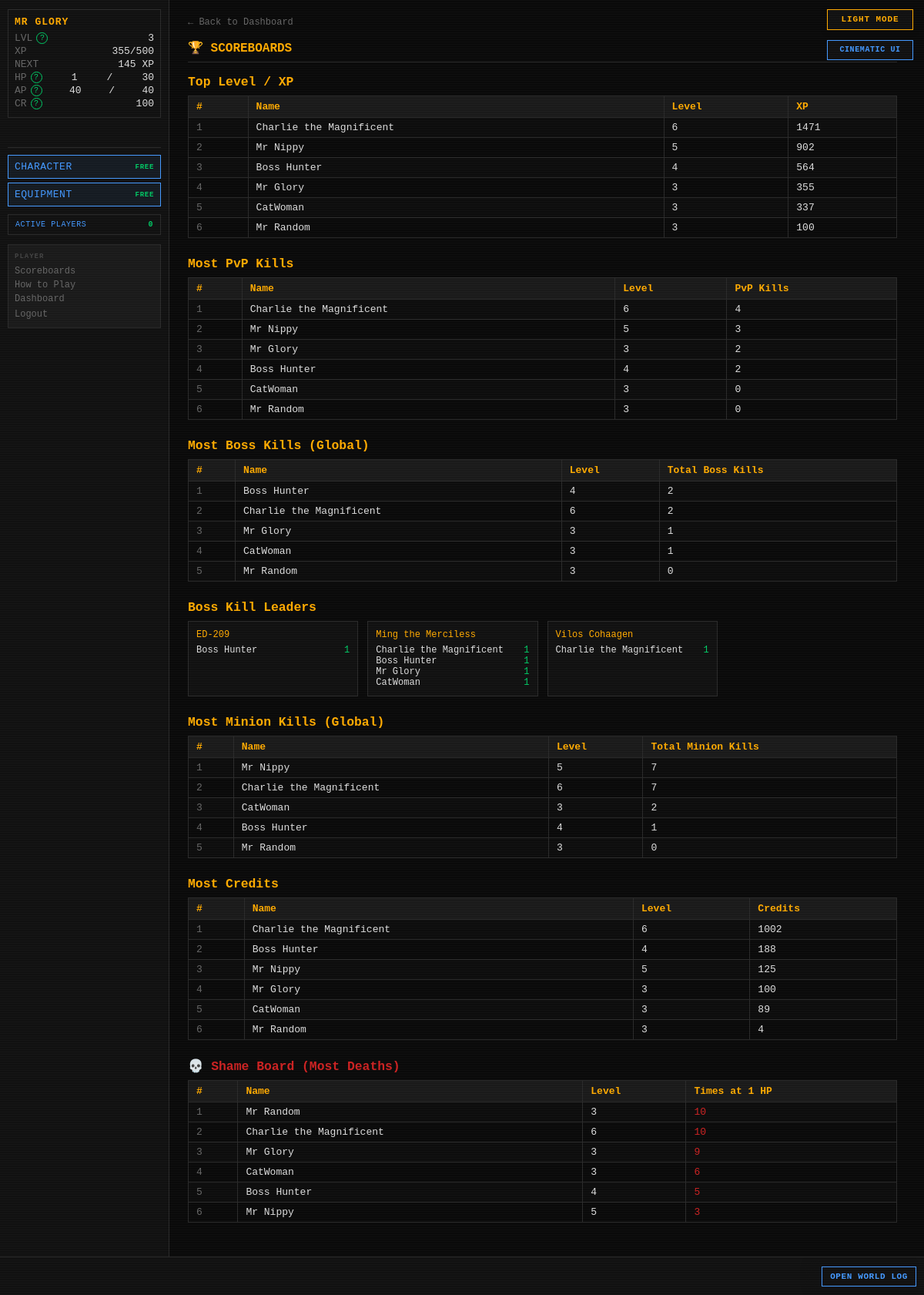
The app's page /scoreboards (signed in), older data.
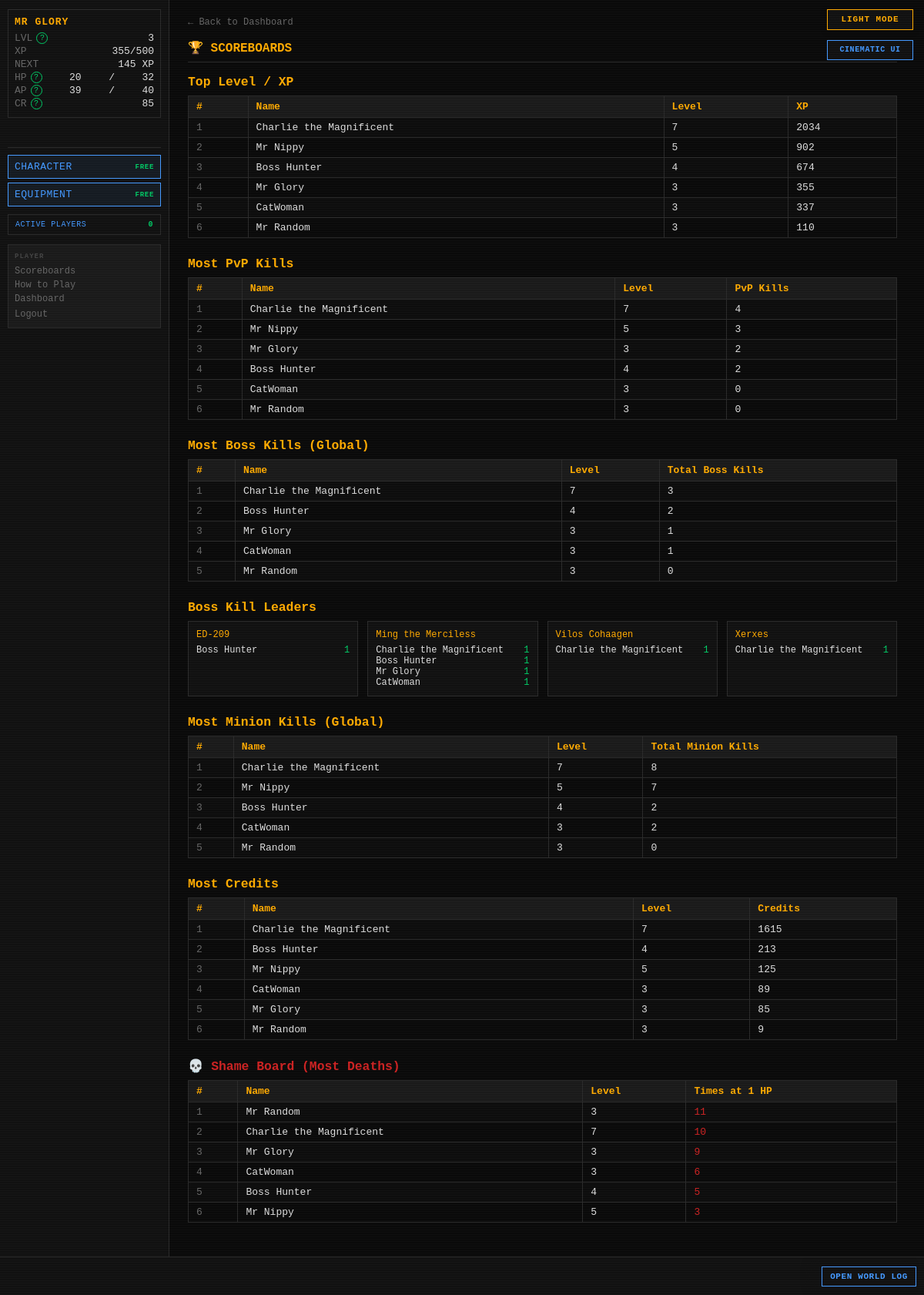
The same page, newer data.
### tables this page shows
CREATE TABLE players (
    id                  INTEGER PRIMARY KEY AUTOINCREMENT,
    username            TEXT    UNIQUE NOT NULL,
    password_hash       TEXT    NOT NULL,
    email               TEXT    UNIQUE NOT NULL,
    character_name      TEXT    NOT NULL,
    sex                 TEXT    NOT NULL,
    class_id            INTEGER REFERENCES classes(id),
    str_stat            INTEGER NOT NULL DEFAULT 1,
    end_stat            INTEGER NOT NULL DEFAULT 1,
    agi_stat            INTEGER NOT NULL DEFAULT 1,
    lck_stat            INTEGER NOT NULL DEFAULT 1,
    per_stat            INTEGER NOT NULL DEFAULT 1,
    level               INTEGER NOT NULL DEFAULT 1,
    xp                  INTEGER NOT NULL DEFAULT 0,
    current_hp          INTEGER NOT NULL,
    current_ap          INTEGER NOT NULL,
    credits             INTEGER NOT NULL DEFAULT 25,
    equipped_weapon_id  INTEGER REFERENCES inventory_items(id),
    equipped_armor_id   INTEGER REFERENCES inventory_items(id),
    equipped_special_id INTEGER REFERENCES inventory_items(id),
    in_combat           INTEGER NOT NULL DEFAULT 0,
    pending_levelup     INTEGER NOT NULL DEFAULT 0,
    pending_perk        INTEGER NOT NULL DEFAULT 0,
    combat_preference   TEXT    NOT NULL DEFAULT "Balanced",
    is_banned           INTEGER NOT NULL DEFAULT 0,
    retired_at          TEXT,
    last_login_at       TEXT,
    created_at          TEXT    NOT NULL DEFAULT (datetime('now'))
);

CREATE TABLE player_stats (
    player_id            INTEGER PRIMARY KEY REFERENCES players(id),
    pvp_kills            INTEGER NOT NULL DEFAULT 0,
    times_reduced_to_1hp INTEGER NOT NULL DEFAULT 0,
    updated_at           TEXT    NOT NULL DEFAULT (datetime('now'))
);

CREATE TABLE bosses (
    id                          INTEGER PRIMARY KEY AUTOINCREMENT,
    name                        TEXT    UNIQUE NOT NULL,
    is_active                   INTEGER NOT NULL DEFAULT 1,
    level                       INTEGER NOT NULL,
    str_stat                    INTEGER NOT NULL,
    end_stat                    INTEGER NOT NULL,
    agi_stat                    INTEGER NOT NULL,
    lck_stat                    INTEGER NOT NULL,
    per_stat                    INTEGER NOT NULL,
    max_hp                      INTEGER NOT NULL,
    phase2_hp_percent           INTEGER NOT NULL,
    phase3_hp_percent           INTEGER NOT NULL,
    special_attack_name         TEXT    NOT NULL,
    special_attack_die          TEXT    NOT NULL,
    special_attack_damage_type  TEXT    NOT NULL,
    special_attack_flavor       TEXT    NOT NULL,
    special_buff_name           TEXT    NOT NULL,
    special_buff_type           TEXT    NOT NULL,
    special_buff_value          REAL    NOT NULL,
    special_buff_damage_type    TEXT,
    special_buff_flavor         TEXT    NOT NULL,
    res_blade     INTEGER NOT NULL DEFAULT 0,
    res_blunt     INTEGER NOT NULL DEFAULT 0,
    res_ballistic INTEGER NOT NULL DEFAULT 0,
    res_energy    INTEGER NOT NULL DEFAULT 0,
    res_arcane    INTEGER NOT NULL DEFAULT 0,
    res_explosive INTEGER NOT NULL DEFAULT 0,
    res_venom     INTEGER NOT NULL DEFAULT 0,
    weak_blade    INTEGER NOT NULL DEFAULT 0,
    weak_blunt    INTEGER NOT NULL DEFAULT 0,
    weak_ballistic INTEGER NOT NULL DEFAULT 0,
    weak_energy   INTEGER NOT NULL DEFAULT 0,
    weak_arcane   INTEGER NOT NULL DEFAULT 0,
    weak_explosive INTEGER NOT NULL DEFAULT 0,
    weak_venom    INTEGER NOT NULL DEFAULT 0,
    drop_weapon_chance       REAL    NOT NULL,
    drop_armor_chance        REAL    NOT NULL,
    drop_special_item_chance REAL    NOT NULL,
    drop_credit_min          INTEGER NOT NULL,
    drop_credit_max          INTEGER NOT NULL,
    flavor_text              TEXT    NOT NULL,
    imported_at              TEXT    NOT NULL DEFAULT (datetime('now'))
, description TEXT NOT NULL DEFAULT '');

CREATE TABLE boss_instances (
    id                  INTEGER PRIMARY KEY AUTOINCREMENT,
    player_id           INTEGER NOT NULL REFERENCES players(id),
    boss_id             INTEGER NOT NULL REFERENCES bosses(id),
    current_hp          INTEGER NOT NULL,
    encounter_max_hp    INTEGER,
    special_attack_used INTEGER NOT NULL DEFAULT 0,
    special_buff_used   INTEGER NOT NULL DEFAULT 0,
    current_phase       INTEGER NOT NULL DEFAULT 1,
    discovered_at       TEXT    NOT NULL DEFAULT (datetime('now')),
    kill_count          INTEGER NOT NULL DEFAULT 0,
    UNIQUE(player_id, boss_id)
);

### routes/scoreboards.py (the view)
@bp.route("/scoreboards")
def index():
    settings      = get_all_settings()
    inactive_days = settings.get("INACTIVE_DAYS_THRESHOLD", cfg.INACTIVE_DAYS_THRESHOLD)
    cutoff_expr   = f"datetime('now', '-{inactive_days} days')"
    top_level      = _top_level_xp(cutoff_expr)
    top_pvp_kills  = _top_pvp_kills(cutoff_expr)
    top_boss_global= _top_boss_kills_global(cutoff_expr)
    top_boss_each  = _top_boss_kills_per_boss(cutoff_expr)
    top_minion_gl  = _top_minion_kills_global(cutoff_expr)
    top_minion_each= _top_minion_kills_per_minion(cutoff_expr)
    top_credits    = _top_credits(cutoff_expr)
    shame_board    = _shame_board(cutoff_expr)
    return render_template(
        "scoreboards/scoreboards.html",
        top_level=top_level,
        top_pvp_kills=top_pvp_kills,
        top_boss_global=top_boss_global,
        top_boss_each=top_boss_each,
        top_minion_global=top_minion_gl,
        top_minion_each=top_minion_each,
        top_credits=top_credits,
        shame_board=shame_board,
    )

### app.py (called while the page is built)
def _context_processor() -> dict:
    settings = get_all_settings()
    player = g.get("player")
    if not player:
        return {"settings": settings}
    active_count = execute_one(
        """SELECT COUNT(DISTINCT q.player_id) AS cnt FROM action_queue q
           JOIN players p ON p.id=q.player_id
           WHERE datetime(q.created_at)>=datetime('now','-5 minutes') AND p.is_banned=0"""
    )["cnt"]
    return {"player": player, "settings": settings,
            "active_player_count": active_count}

def _check_auth():
    if request.endpoint in _AUTH_EXEMPT:
        return None
    if not session.get("player_id"):
        return redirect(url_for("auth.login"))
    return None

def _load_player():
    player_id = session.get("player_id")
    if not player_id:
        return None
    reconcile_combat_state(player_id)
    player = get_player(player_id)
    if player is None:
        session.clear()
        return redirect(url_for("auth.login"))
    g.player = player
    return None

def _check_levelup():
    if request.endpoint in _LEVELUP_EXEMPT:
        return None
    player = g.get("player")
    if player and player.get("pending_levelup") and not player.get("in_combat"):
        return redirect(url_for("auth.levelup"))
    if player and not player.get("in_combat"):
        threshold = cfg.XP_CURVE.get(player["level"] + 1)
        if threshold is not None and player["xp"] >= threshold:
            from combat.engine import check_level_up
            if check_level_up(player["id"], player["xp"], player["level"]):
                g.player = get_player(player["id"])
                return redirect(url_for("auth.levelup"))
    return None

def _set_blackout_flag():
    settings = get_all_settings()
    blackout_mins = settings.get("MIDNIGHT_BLACKOUT_MINUTES", cfg.MIDNIGHT_BLACKOUT_MINUTES)
    now = datetime.now(timezone.utc)
    minutes_to_midnight = (24 * 60) - (now.hour * 60 + now.minute)
    g.blackout = (minutes_to_midnight <= blackout_mins)

### database.py (called while the page is built)
def get_db() -> sqlite3.Connection:
    if 'db' not in g:
        g.db = sqlite3.connect(
            cfg.DB_PATH,
            detect_types=sqlite3.PARSE_DECLTYPES,
            timeout=10,
        )
        g.db.row_factory = dict_factory
        g.db.execute("PRAGMA foreign_keys = ON")
        g.db.execute("PRAGMA journal_mode = WAL")
    return g.db

def dict_factory(cursor: sqlite3.Cursor, row: tuple) -> dict:
    return {col[0]: val for col, val in zip(cursor.description, row)}

### templates/scoreboards/scoreboards.html (shortened to what this page needs)
{% extends "base.html" %}
{% block content %}
<div id="page-content">
    <a href="{{ url_for('dashboard.index') }}" class="back-link">← Back to Dashboard</a>
    <h2 class="page-title">🏆 SCOREBOARDS</h2>
    <h3 style="color:var(--amber);margin-bottom:8px;">Top Level / XP</h3>
    {% if top_level %}
    <table style="margin-bottom:24px;">
        <tr><th>#</th><th>Name</th><th>Level</th><th>XP</th></tr>
        {% for p in top_level %}
        <tr>
            <td style="color:var(--grey)">{{ loop.index }}</td>
            <td>{{ p.character_name }}</td>
            <td>{{ p.level }}</td>
            <td>{{ p.xp }}</td>
        </tr>
        {% endfor %}
    </table>
    {% else %}
    <p style="color:var(--grey);margin-bottom:24px;">No data yet.</p>
    {% endif %}
    <h3 style="color:var(--amber);margin-bottom:8px;">Most PvP Kills</h3>
    {% if top_pvp_kills %}
    <table style="margin-bottom:24px;">
        <tr><th>#</th><th>Name</th><th>Level</th><th>PvP Kills</th></tr>
        {% for p in top_pvp_kills %}
        <tr>
            <td style="color:var(--grey)">{{ loop.index }}</td>
            <td>{{ p.character_name }}</td>
            <td>{{ p.level }}</td>
            <td>{{ p.pvp_kills }}</td>
        </tr>
        {% endfor %}
    </table>
    {% else %}
    <p style="color:var(--grey);margin-bottom:24px;">No data yet.</p>
    {% endif %}
    <h3 style="color:var(--amber);margin-bottom:8px;">Most Boss Kills (Global)</h3>
    {% if top_boss_global %}
    <table style="margin-bottom:24px;">
        <tr><th>#</th><th>Name</th><th>Level</th><th>Total Boss Kills</th></tr>
        {% for p in top_boss_global %}
        <tr>
            <td style="color:var(--grey)">{{ loop.index }}</td>
            <td>{{ p.character_name }}</td>
            <td>{{ p.level }}</td>
            <td>{{ p.total_kills }}</td>
        </tr>
        {% endfor %}
    </table>
    {% else %}
    <p style="color:var(--grey);margin-bottom:24px;">No data yet.</p>
    {% endif %}
    {% if top_boss_each %}
    <h3 style="color:var(--amber);margin-bottom:8px;">Boss Kill Leaders</h3>
    <div style="display:grid;grid-template-columns:repeat(auto-fill,minmax(220px,1fr));gap:12px;margin-bottom:24px;">
        {% for boss_name, players in top_boss_each.items() %}
        <div style="background:var(--bg-panel);border:1px solid var(--border);padding:10px;">
            <div style="color:var(--amber);margin-bottom:6px;font-size:12px;">{{ boss_name }}</div>
            {% for p in players %}
            <div style="display:flex;justify-content:space-between;font-size:12px;">
                <span>{{ p.character_name }}</span>
                <span style="color:var(--green)">{{ p.kill_count }}</span>
            </div>
            {% endfor %}
        </div>
        {% endfor %}
    </div>
    {% endif %}
    <h3 style="color:var(--amber);margin-bottom:8px;">Most Minion Kills (Global)</h3>
    {% if top_minion_global %}
    <table style="margin-bottom:24px;">
        <tr><th>#</th><th>Name</th><th>Level</th><th>Total Minion Kills</th></tr>
        {% for p in top_minion_global %}
        <tr>
            <td style="color:var(--grey)">{{ loop.index }}</td>
            <td>{{ p.character_name }}</td>
            <td>{{ p.level }}</td>
            <td>{{ p.total_kills }}</td>
        </tr>
        {% endfor %}
    </table>
    {% else %}
    <p style="color:var(--grey);margin-bottom:24px;">No data yet.</p>
    {% endif %}
    <h3 style="color:var(--amber);margin-bottom:8px;">Most Credits</h3>
    {% if top_credits %}
    <table style="margin-bottom:24px;">
        <tr><th>#</th><th>Name</th><th>Level</th><th>Credits</th></tr>
        {% for p in top_credits %}
        <tr>
            <td style="color:var(--grey)">{{ loop.index }}</td>
            <td>{{ p.character_name }}</td>
            <td>{{ p.level }}</td>
            <td>{{ p.credits }}</td>
        </tr>
        {% endfor %}
    </table>
    {% else %}
    <p style="color:var(--grey);margin-bottom:24px;">No data yet.</p>
    {% endif %}
    <h3 style="color:var(--red);margin-bottom:8px;">💀 Shame Board (Most Deaths)</h3>
    {% if shame_board %}
    <table style="margin-bottom:24px;">
        <tr><th>#</th><th>Name</th><th>Level</th><th>Times at 1 HP</th></tr>
        {% for p in shame_board %}
        <tr>
            <td style="color:var(--grey)">{{ loop.index }}</td>
            <td>{{ p.character_name }}</td>
            <td>{{ p.level }}</td>
            <td style="color:var(--red)">{{ p.times_reduced_to_1hp }}</td>
        </tr>
        {% endfor %}
    </table>
    {% else %}
    <p style="color:var(--grey);margin-bottom:24px;">No data yet.</p>
    {% endif %}
</div>
{% endblock %}

### templates/base.html (shortened to what this page needs)
<!DOCTYPE html>
<html lang="en">
<head>
<link rel="stylesheet" href="{{ url_for('static', filename='style.css') }}">
</head>
<body class="{{ 'authenticated' if player else 'auth-page' }} {% block body_class %}{% endblock %}">
{% if settings.get('ALLOW_PLAYER_COLOR_OVERRIDE', true) %}<button id="theme-toggle" type="button" aria-label="Switch color theme" aria-pressed="false">
</button>{% endif %}
{% if settings.get('ALLOW_PLAYER_INTERFACE_OVERRIDE', true) %}
<button id="interface-toggle" type="button" aria-label="Switch interface style" aria-pressed="false">
</button>
{% endif %}
{% if player %}
<div id="left-col">
    <div id="status-block">
        <div class="status-name">{{ player.character_name }}</div>
        <div class="status-line">
            <span class="label">LVL</span>
            <span id="status-level">{{ player.level }}</span>
        </div>
        <div class="status-line">
            <span class="label">XP</span>
            <span><span id="status-xp">{{ player.xp }}</span><span id="status-xp-threshold">{% if player.get('next_level_xp') is not none %}/{{ player.get('next_level_xp') }}{% endif %}</span></span>
        </div>
        <div class="status-line" title="Experience still needed to reach level {{ player.level + 1 }}">
            <span class="label">NEXT</span>
            <span id="status-xp-next">{% if player.get('xp_to_next_level') is none %}MAX{% elif player.get('xp_to_next_level') <= 0 %}LEVEL UP{% else %}{{ player.get('xp_to_next_level') }} XP{% endif %}</span>
        </div>
        <div class="status-line">
            <span class="label">HP</span>
            <span id="status-hp">{{ player.current_hp }}</span>/<span id="status-maxhp">{{ player.max_hp }}</span>
        </div>
        <div class="status-line">
            <span class="label">AP</span>
            <span id="status-ap">{{ player.current_ap }}</span>/<span id="status-maxap">{{ player.max_ap }}</span>
        </div>
        <div class="status-line">
            <span class="label">CR</span>
            <span id="status-credits">{{ player.credits }}</span>
        </div>
    </div>
    <div class="free-action-buttons" aria-label="Free character actions">
        <a class="action-btn free-action-btn" href="{{ url_for('character.index') }}">
            CHARACTER <span class="free-cost">FREE</span>
        </a>
        <a class="action-btn free-action-btn" href="{{ url_for('character.equipment') }}">
            EQUIPMENT <span class="free-cost">FREE</span>
        </a>
    </div>
    <button id="active-players-toggle" class="active-players-toggle" type="button"
            data-url="{{ url_for('feeds.active_players') }}" aria-haspopup="dialog">
        ACTIVE PLAYERS <span id="active-player-count">{{ active_player_count }}</span>
    </button>
    <nav id="left-nav">
        <span class="nav-heading">PLAYER</span>
        <a href="{{ url_for('scoreboards.index') }}">Scoreboards</a>
        <a href="{{ url_for('feeds.game_help') }}">How to Play</a>
        <a href="{{ url_for('dashboard.index') }}">Dashboard</a>
        <form action="{{ url_for('auth.logout') }}" method="POST" style="margin:0">
            <button type="submit" class="nav-link-btn">Logout</button>
        </form>
    </nav>
</div>
{% endif %}
<div id="main">
    {% block content %}{% endblock %}
</div>
{% if player %}
<div id="ticker-wrap">
    <a id="ticker-log-link" href="{{ url_for('feeds.global_log') }}" title="Open the complete World Log">OPEN WORLD LOG</a>
    <div id="ticker">
    </div>
</div>
{% endif %}
</body>
</html>

Row changes from the older to the newer data that the page shows:
changed players "Mr Glory": current_hp "1" → "20"; current_ap "40" → "39"; credits "100" → "85"
changed players "Charlie the Magnificent": level "6" → "7"; xp "1471" → "2034"; total_kills "2" → "3"; total_kills "7" → "8"; credits "1002" → "1615"; moves up the list
changed players "Boss Hunter": xp "564" → "674"; total_kills "1" → "2"; credits "188" → "213"; moves up the list
shown differently, row unchanged: players "CatWoman": moves up the list
changed players "Mr Random": xp "100" → "110"; credits "4" → "9"
changed through a linked row, player_stats "Charlie the Magnificent": level "6" → "7"
changed player_stats "Mr Random": times_reduced_to_1hp "10" → "11"
now on this page (row unchanged): bosses: name "Xerxes"
added boss_instances: character_name "Charlie the Magnificent", kill_count "1", shown under "Xerxes"
Text that changed along with them:
{{ player.max_hp }}: "30" → "32"
